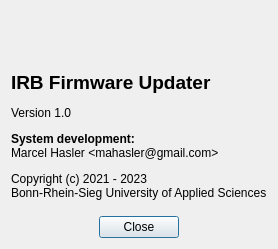
<?xml version="1.0" encoding="UTF-8"?>
<ui version="4.0">
 <class>AboutDialog</class>
 <widget class="QDialog" name="AboutDialog">
  <property name="geometry">
   <rect>
    <x>0</x>
    <y>0</y>
    <width>348</width>
    <height>405</height>
   </rect>
  </property>
  <property name="windowTitle">
   <string>About Firmware Updater</string>
  </property>
  <property name="modal">
   <bool>true</bool>
  </property>
  <layout class="QVBoxLayout" name="verticalLayout">
   <property name="sizeConstraint">
    <enum>QLayout::SizeConstraint::SetFixedSize</enum>
   </property>
   <item>
    <layout class="QHBoxLayout" name="horizontalLayout">
     <item>
      <widget class="QLabel" name="label_2">
       <property name="text">
        <string/>
       </property>
       <property name="pixmap">
        <pixmap resource="FirmwareUpdater.qrc">:/res/logo-hbrs.png</pixmap>
       </property>
       <property name="margin">
        <number>5</number>
       </property>
      </widget>
     </item>
    </layout>
   </item>
   <item>
    <layout class="QHBoxLayout" name="horizontalLayout_2">
     <item>
      <widget class="QLabel" name="label">
       <property name="text">
        <string/>
       </property>
       <property name="pixmap">
        <pixmap resource="FirmwareUpdater.qrc">:/res/logo-isf.png</pixmap>
       </property>
       <property name="margin">
        <number>5</number>
       </property>
      </widget>
     </item>
    </layout>
   </item>
   <item>
    <spacer name="verticalSpacer_3">
     <property name="orientation">
      <enum>Qt::Orientation::Vertical</enum>
     </property>
     <property name="sizeType">
      <enum>QSizePolicy::Policy::Fixed</enum>
     </property>
     <property name="sizeHint" stdset="0">
      <size>
       <width>20</width>
       <height>20</height>
      </size>
     </property>
    </spacer>
   </item>
   <item>
    <widget class="QLabel" name="label_3">
     <property name="text">
      <string>&lt;html&gt;&lt;head/&gt;&lt;body&gt;&lt;p&gt;&lt;span style=&quot; font-size:14pt; font-weight:600;&quot;&gt;IRB Firmware Updater&lt;/span&gt;&lt;/p&gt;&lt;p&gt;Version 1.0&lt;/p&gt;&lt;p&gt;&lt;span style=&quot; font-weight:600;&quot;&gt;System development:&lt;/span&gt;&lt;br/&gt;Marcel Hasler &amp;lt;mahasler@gmail.com&amp;gt;&lt;/p&gt;&lt;p&gt;Copyright (c) 2021 - 2023&lt;br/&gt;Bonn-Rhein-Sieg University of Applied Sciences&lt;/p&gt;&lt;/body&gt;&lt;/html&gt;</string>
     </property>
     <property name="margin">
      <number>6</number>
     </property>
    </widget>
   </item>
   <item>
    <spacer name="verticalSpacer">
     <property name="orientation">
      <enum>Qt::Orientation::Vertical</enum>
     </property>
     <property name="sizeType">
      <enum>QSizePolicy::Policy::MinimumExpanding</enum>
     </property>
     <property name="sizeHint" stdset="0">
      <size>
       <width>20</width>
       <height>10</height>
      </size>
     </property>
    </spacer>
   </item>
   <item>
    <widget class="QDialogButtonBox" name="buttonBox">
     <property name="orientation">
      <enum>Qt::Orientation::Horizontal</enum>
     </property>
     <property name="standardButtons">
      <set>QDialogButtonBox::StandardButton::Close</set>
     </property>
     <property name="centerButtons">
      <bool>true</bool>
     </property>
    </widget>
   </item>
  </layout>
 </widget>
 <resources>
  <include location="FirmwareUpdater.qrc"/>
 </resources>
 <connections>
  <connection>
   <sender>buttonBox</sender>
   <signal>accepted()</signal>
   <receiver>AboutDialog</receiver>
   <slot>accept()</slot>
   <hints>
    <hint type="sourcelabel">
     <x>248</x>
     <y>254</y>
    </hint>
    <hint type="destinationlabel">
     <x>157</x>
     <y>274</y>
    </hint>
   </hints>
  </connection>
  <connection>
   <sender>buttonBox</sender>
   <signal>rejected()</signal>
   <receiver>AboutDialog</receiver>
   <slot>reject()</slot>
   <hints>
    <hint type="sourcelabel">
     <x>316</x>
     <y>260</y>
    </hint>
    <hint type="destinationlabel">
     <x>286</x>
     <y>274</y>
    </hint>
   </hints>
  </connection>
 </connections>
</ui>
